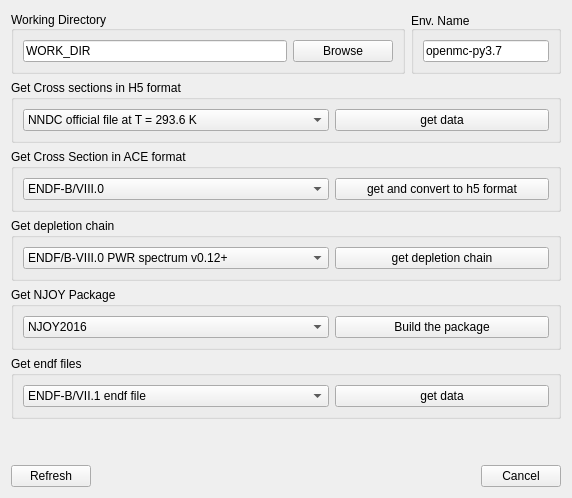
         <widget class="QWidget" name="tab_get_XS">
          <attribute name="title">
           <string>Get Cross Sections</string>
          </attribute>
          <layout class="QGridLayout" name="gridLayout_36">
           <item row="0" column="0">
            <layout class="QGridLayout" name="gridLayout_6">
             <item row="0" column="0">
              <layout class="QHBoxLayout" name="horizontalLayout">
               <item>
                <widget class="QGroupBox" name="gB_WorkDir_XS">
                 <property name="minimumSize">
                  <size>
                   <width>0</width>
                   <height>50</height>
                  </size>
                 </property>
                 <property name="maximumSize">
                  <size>
                   <width>16777215</width>
                   <height>80</height>
                  </size>
                 </property>
                 <property name="title">
                  <string>Working Directory</string>
                 </property>
                 <property name="alignment">
                  <set>Qt::AlignLeading|Qt::AlignLeft|Qt::AlignVCenter</set>
                 </property>
                 <layout class="QGridLayout" name="gridLayout_38">
                  <item row="0" column="0">
                   <widget class="QLineEdit" name="WORKDIR_XS">
                    <property name="minimumSize">
                     <size>
                      <width>100</width>
                      <height>0</height>
                     </size>
                    </property>
                    <property name="maximumSize">
                     <size>
                      <width>306</width>
                      <height>16777215</height>
                     </size>
                    </property>
                    <property name="toolTip">
                     <string>&lt;html&gt;&lt;head/&gt;&lt;body&gt;&lt;p&gt;Directory where OpenMC scripts, libraries and binaries will be installed&lt;/p&gt;&lt;/body&gt;&lt;/html&gt;</string>
                    </property>
                    <property name="whatsThis">
                     <string>&lt;html&gt;&lt;head/&gt;&lt;body&gt;&lt;p&gt;Directory where OpenMC will be insstalled if Install in Conda and Install Editable are disabled. Otherwise it is not used and readonly&lt;/p&gt;&lt;/body&gt;&lt;/html&gt;</string>
                    </property>
                    <property name="text">
                     <string>WORK_DIR</string>
                    </property>
                    <property name="echoMode">
                     <enum>QLineEdit::Normal</enum>
                    </property>
                   </widget>
                  </item>
                  <item row="0" column="1">
                   <widget class="QPushButton" name="pB_Browse_XS">
                    <property name="minimumSize">
                     <size>
                      <width>100</width>
                      <height>0</height>
                     </size>
                    </property>
                    <property name="text">
                     <string>Browse</string>
                    </property>
                   </widget>
                  </item>
                 </layout>
                </widget>
               </item>
               <item>
                <widget class="QGroupBox" name="groupBox_13">
                 <property name="minimumSize">
                  <size>
                   <width>0</width>
                   <height>50</height>
                  </size>
                 </property>
                 <property name="maximumSize">
                  <size>
                   <width>150</width>
                   <height>80</height>
                  </size>
                 </property>
                 <property name="title">
                  <string>Env. Name</string>
                 </property>
                 <property name="alignment">
                  <set>Qt::AlignBottom|Qt::AlignLeading|Qt::AlignLeft</set>
                 </property>
                 <layout class="QGridLayout" name="gridLayout_37">
                  <item row="0" column="0">
                   <widget class="QLineEdit" name="Env_Name_XS">
                    <property name="text">
                     <string>openmc-py3.7</string>
                    </property>
                   </widget>
                  </item>
                 </layout>
                </widget>
               </item>
              </layout>
             </item>
             <item row="1" column="0">
              <layout class="QGridLayout" name="gridLayout_40">
               <item row="0" column="0">
                <widget class="QGroupBox" name="gB_XS_ACE_2">
                 <property name="minimumSize">
                  <size>
                   <width>550</width>
                   <height>50</height>
                  </size>
                 </property>
                 <property name="maximumSize">
                  <size>
                   <width>1000</width>
                   <height>80</height>
                  </size>
                 </property>
                 <property name="title">
                  <string>Get Cross sections in H5 format</string>
                 </property>
                 <layout class="QGridLayout" name="gridLayout_39">
                  <item row="0" column="0">
                   <widget class="QComboBox" name="XS_Eval_H5_cB">
                    <property name="minimumSize">
                     <size>
                      <width>306</width>
                      <height>0</height>
                     </size>
                    </property>
                    <property name="maximumSize">
                     <size>
                      <width>306</width>
                      <height>16777215</height>
                     </size>
                    </property>
                    <item>
                     <property name="text">
                      <string>NNDC official file at T = 293.6 K</string>
                     </property>
                    </item>
                    <item>
                     <property name="text">
                      <string>ENDF-B/VIII.0 official file at T = 250 K, 293.6 K, 600 K, 900 K, 1200 K, and 2500 K</string>
                     </property>
                    </item>
                    <item>
                     <property name="text">
                      <string>ENDF-B/VII.1 official file at T = 250 K, 293.6 K, 600 K, 900 K, 1200 K, and 2500 K</string>
                     </property>
                    </item>
                    <item>
                     <property name="text">
                      <string>JEFF-3.3 official file at T = 250 K, 293.6 K, 600 K, 900 K, 1200 K, and 2500 K</string>
                     </property>
                    </item>
                    <item>
                     <property name="text">
                      <string>MCNP_ENDF-B/VIII.0 at T = 0.1 K, 250 K, 293.6 K, 600 K, 900 K, 1200 K, and 2500 K</string>
                     </property>
                    </item>
                    <item>
                     <property name="text">
                      <string>MCNP_ENDF-B/VII.1 at T = 0.1 K, 250 K, 293.6 K, 600 K, 900 K, 1200 K, and 2500 K</string>
                     </property>
                    </item>
                    <item>
                     <property name="text">
                      <string>MCNP_ENDF-B/VII.0 at T = 293.6 K, 600 K, 900 K, 1200 K, and 2500 K</string>
                     </property>
                    </item>
                    <item>
                     <property name="text">
                      <string>ACE2H5_JEFF-3.3 converted to H5 file at T = 293.6 K, 600 K, 900 K, 1200 K, 1500 K, and 1800 K</string>
                     </property>
                    </item>
                    <item>
                     <property name="text">
                      <string>ACE2H5_JEFF-3.2 converted to H5 file at T = 293.6 K, 600 K, 900 K, 1200 K, 1500 K, and 1800 K</string>
                     </property>
                    </item>
                   </widget>
                  </item>
                  <item row="0" column="1">
                   <widget class="QPushButton" name="pB_get_XS_H5">
                    <property name="minimumSize">
                     <size>
                      <width>200</width>
                      <height>0</height>
                     </size>
                    </property>
                    <property name="text">
                     <string>get data</string>
                    </property>
                   </widget>
                  </item>
                 </layout>
                </widget>
               </item>
              </layout>
             </item>
             <item row="2" column="0">
              <layout class="QHBoxLayout" name="horizontalLayout_7">
               <item>
                <widget class="QGroupBox" name="gB_XS_ACE">
                 <property name="minimumSize">
                  <size>
                   <width>550</width>
                   <height>50</height>
                  </size>
                 </property>
                 <property name="maximumSize">
                  <size>
                   <width>1000</width>
                   <height>80</height>
                  </size>
                 </property>
                 <property name="title">
                  <string>Get Cross Section in ACE format</string>
                 </property>
                 <layout class="QGridLayout" name="gridLayout_41">
                  <item row="0" column="0">
                   <widget class="QComboBox" name="XS_eval_ACE_cB">
                    <property name="minimumSize">
                     <size>
                      <width>306</width>
                      <height>0</height>
                     </size>
                    </property>
                    <property name="maximumSize">
                     <size>
                      <width>306</width>
                      <height>16777215</height>
                     </size>
                    </property>
                    <item>
                     <property name="text">
                      <string>ENDF-B/VIII.0</string>
                     </property>
                    </item>
                    <item>
                     <property name="text">
                      <string>ENDF-B/VII.1 T=293.6K</string>
                     </property>
                    </item>
                    <item>
                     <property name="text">
                      <string>ENDF-B/VII.1 T=300K</string>
                     </property>
                    </item>
                    <item>
                     <property name="text">
                      <string>JEFF-3.3 T=293K</string>
                     </property>
                    </item>
                    <item>
                     <property name="text">
                      <string>JEFF-3.3 T=600K</string>
                     </property>
                    </item>
                    <item>
                     <property name="text">
                      <string>JEFF-3.3 T=900K</string>
                     </property>
                    </item>
                    <item>
                     <property name="text">
                      <string>JEFF-3.3 T=1200K</string>
                     </property>
                    </item>
                    <item>
                     <property name="text">
                      <string>JEFF-3.3 T=1500K</string>
                     </property>
                    </item>
                    <item>
                     <property name="text">
                      <string>JEFF-3.3 T=1800K</string>
                     </property>
                    </item>
                    <item>
                     <property name="text">
                      <string>JEFF-3.3 TSL S(a,b) matrix</string>
                     </property>
                    </item>
                   </widget>
                  </item>
                  <item row="0" column="1">
                   <widget class="QPushButton" name="pB_get_XS_ACE">
                    <property name="minimumSize">
                     <size>
                      <width>200</width>
                      <height>0</height>
                     </size>
                    </property>
                    <property name="text">
                     <string>get and convert to h5 format</string>
                    </property>
                   </widget>
                  </item>
                 </layout>
                </widget>
               </item>
              </layout>
             </item>
             <item row="3" column="0">
              <layout class="QHBoxLayout" name="horizontalLayout_17">
               <item>
                <widget class="QGroupBox" name="gB_XS_deplete">
                 <property name="minimumSize">
                  <size>
                   <width>550</width>
                   <height>50</height>
                  </size>
                 </property>
                 <property name="maximumSize">
                  <size>
                   <width>1000</width>
                   <height>80</height>
                  </size>
                 </property>
                 <property name="title">
                  <string>Get depletion chain</string>
                 </property>
                 <layout class="QGridLayout" name="gridLayout_42">
                  <item row="0" column="0">
                   <widget class="QComboBox" name="depletion_chain_cB">
                    <property name="minimumSize">
                     <size>
                      <width>306</width>
                      <height>0</height>
                     </size>
                    </property>
                    <property name="maximumSize">
                     <size>
                      <width>306</width>
                      <height>16777215</height>
                     </size>
                    </property>
                    <item>
                     <property name="text">
                      <string>ENDF/B-VIII.0 PWR spectrum v0.12+</string>
                     </property>
                    </item>
                    <item>
                     <property name="text">
                      <string>ENDF/B-VIII.0 fast spectrum v0.12+</string>
                     </property>
                    </item>
                    <item>
                     <property name="text">
                      <string>ENDF-B/VII.1 PWR spectrum v0.11</string>
                     </property>
                    </item>
                    <item>
                     <property name="text">
                      <string>ENDF-B/VII.1 PWR spectrum v0.12+</string>
                     </property>
                    </item>
                    <item>
                     <property name="text">
                      <string>ENDF-B/VII.1 fast spectrum v0.11</string>
                     </property>
                    </item>
                    <item>
                     <property name="text">
                      <string>ENDF-B/VII.1 fast spectrum v0.12+</string>
                     </property>
                    </item>
                    <item>
                     <property name="text">
                      <string>Simplified chain PWR spectrum v0.11</string>
                     </property>
                    </item>
                    <item>
                     <property name="text">
                      <string>Simplified chain PWR spectrum v0.12+</string>
                     </property>
                    </item>
                    <item>
                     <property name="text">
                      <string>Simplified chain fast spectrum v0.11</string>
                     </property>
                    </item>
                    <item>
                     <property name="text">
                      <string>Simplified chain fast spectrum v0.12+</string>
                     </property>
                    </item>
                   </widget>
                  </item>
                  <item row="0" column="1">
                   <widget class="QPushButton" name="pB_get_depl_chain">
                    <property name="minimumSize">
                     <size>
                      <width>200</width>
                      <height>0</height>
                     </size>
                    </property>
                    <property name="text">
                     <string>get depletion chain</string>
                    </property>
                   </widget>
                  </item>
                 </layout>
                </widget>
               </item>
              </layout>
             </item>
             <item row="4" column="0">
              <layout class="QHBoxLayout" name="horizontalLayout_13">
               <item>
                <widget class="QGroupBox" name="gB_get_NJOY_2">
                 <property name="minimumSize">
                  <size>
                   <width>550</width>
                   <height>0</height>
                  </size>
                 </property>
                 <property name="maximumSize">
                  <size>
                   <width>1000</width>
                   <height>80</height>
                  </size>
                 </property>
                 <property name="title">
                  <string>Get NJOY Package</string>
                 </property>
                 <layout class="QGridLayout" name="gridLayout_43">
                  <item row="0" column="0">
                   <widget class="QComboBox" name="get_NJOY_cB">
                    <property name="minimumSize">
                     <size>
                      <width>306</width>
                      <height>0</height>
                     </size>
                    </property>
                    <property name="maximumSize">
                     <size>
                      <width>306</width>
                      <height>16777215</height>
                     </size>
                    </property>
                    <item>
                     <property name="text">
                      <string>NJOY2016</string>
                     </property>
                    </item>
                    <item>
                     <property name="text">
                      <string>NJOY21</string>
                     </property>
                    </item>
                   </widget>
                  </item>
                  <item row="0" column="1">
                   <widget class="QPushButton" name="pB_get_build_NJOY">
                    <property name="minimumSize">
                     <size>
                      <width>200</width>
                      <height>0</height>
                     </size>
                    </property>
                    <property name="text">
                     <string>Build the package</string>
                    </property>
                   </widget>
                  </item>
                 </layout>
                </widget>
               </item>
              </layout>
             </item>
             <item row="5" column="0">
              <layout class="QHBoxLayout" name="horizontalLayout_16">
               <item>
                <widget class="QGroupBox" name="gB_get_NJOY">
                 <property name="minimumSize">
                  <size>
                   <width>550</width>
                   <height>0</height>
                  </size>
                 </property>
                 <property name="maximumSize">
                  <size>
                   <width>1000</width>
                   <height>80</height>
                  </size>
                 </property>
                 <property name="title">
                  <string>Get endf files</string>
                 </property>
                 <layout class="QGridLayout" name="gridLayout_44">
                  <item row="0" column="0">
                   <widget class="QComboBox" name="get_ENDF_FILE_cB">
                    <property name="minimumSize">
                     <size>
                      <width>306</width>
                      <height>0</height>
                     </size>
                    </property>
                    <property name="maximumSize">
                     <size>
                      <width>306</width>
                      <height>16777215</height>
                     </size>
                    </property>
                    <item>
                     <property name="text">
                      <string>ENDF-B/VII.1 endf file</string>
                     </property>
                    </item>
                   </widget>
                  </item>
                  <item row="0" column="1">
                   <widget class="QPushButton" name="pB_get_endf_file">
                    <property name="minimumSize">
                     <size>
                      <width>200</width>
                      <height>0</height>
                     </size>
                    </property>
                    <property name="text">
                     <string>get data</string>
                    </property>
                   </widget>
                  </item>
                 </layout>
                </widget>
               </item>
              </layout>
             </item>
            </layout>
           </item>
           <item row="2" column="0">
            <layout class="QHBoxLayout" name="horizontalLayout_14">
             <item>
              <widget class="QPushButton" name="pB_Refresh_XS">
               <property name="text">
                <string>Refresh</string>
               </property>
              </widget>
             </item>
             <item>
              <spacer name="horizontalSpacer_14">
               <property name="orientation">
                <enum>Qt::Horizontal</enum>
               </property>
               <property name="sizeHint" stdset="0">
                <size>
                 <width>42</width>
                 <height>20</height>
                </size>
               </property>
              </spacer>
             </item>
             <item>
              <widget class="QPushButton" name="pB_Cancel_XS">
               <property name="text">
                <string>Cancel</string>
               </property>
              </widget>
             </item>
            </layout>
           </item>
           <item row="1" column="0">
            <spacer name="verticalSpacer_2">
             <property name="orientation">
              <enum>Qt::Vertical</enum>
             </property>
             <property name="sizeHint" stdset="0">
              <size>
               <width>20</width>
               <height>40</height>
              </size>
             </property>
            </spacer>
           </item>
          </layout>
         </widget>
